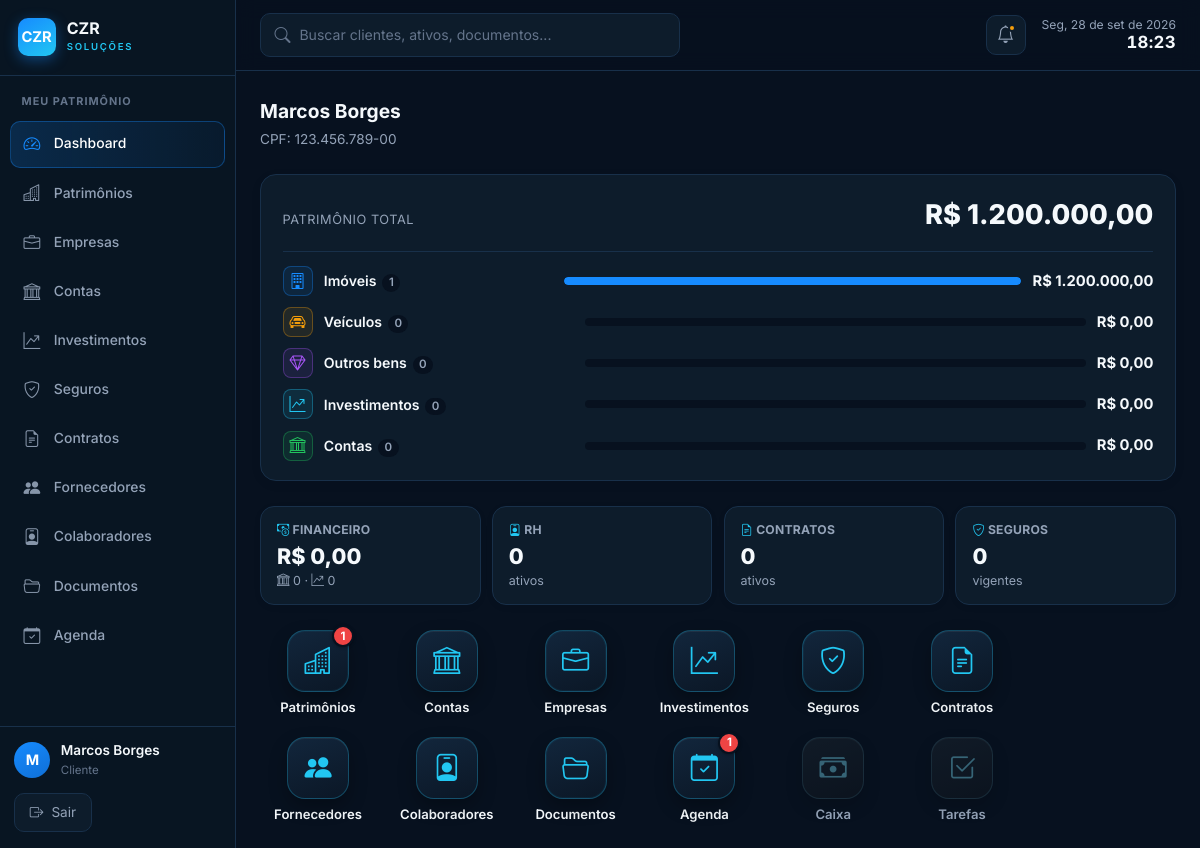
The app's page /dashboard (signed in) with its own data.
### tables this page shows
CREATE TABLE IF NOT EXISTS clientes (
  id              INT AUTO_INCREMENT PRIMARY KEY,
  usuario_id      INT NULL,                           
  tipo_pessoa     ENUM('PF','PJ') NOT NULL DEFAULT 'PF',
  nome            VARCHAR(200) NOT NULL,              
  nome_completo   VARCHAR(200) NULL,                  
  apelido         VARCHAR(80)  NULL,
  cpf_cnpj        VARCHAR(18)  NOT NULL,
  rg              VARCHAR(20)  NULL,
  rg_orgao        VARCHAR(30)  NULL,
  rg_uf           VARCHAR(2)   NULL,
  data_nascimento DATE         NULL,
  naturalidade    VARCHAR(80)  NULL,
  nacionalidade   VARCHAR(60)  NULL DEFAULT 'Brasileira',
  estado_civil    ENUM('solteiro','casado','divorciado','viuvo','uniao_estavel','separado') NULL,
  regime_bens     ENUM('comunhao_parcial','comunhao_universal','separacao_total','participacao_final','nao_aplicavel') NULL,
  profissao       VARCHAR(80)  NULL,
  tipo_sanguineo  ENUM('A+','A-','B+','B-','AB+','AB-','O+','O-') NULL,
  nome_pai        VARCHAR(200) NULL,
  nome_mae        VARCHAR(200) NULL,
  cep             VARCHAR(9)   NULL,                  
  logradouro      VARCHAR(200) NULL,
  numero          VARCHAR(20)  NULL,
  complemento     VARCHAR(100) NULL,
  bairro          VARCHAR(100) NULL,
  cidade          VARCHAR(100) NULL,
  uf              VARCHAR(2)   NULL,
  email           VARCHAR(150) NULL,                  
  telefone        VARCHAR(20)  NULL,                  
  tem_testamento  TINYINT(1) NOT NULL DEFAULT 0,
  testamento_obs  TEXT         NULL,
  observacoes     TEXT         NULL,
  ativo           TINYINT(1) NOT NULL DEFAULT 1,
  criado_em       DATETIME NOT NULL DEFAULT CURRENT_TIMESTAMP,
  FOREIGN KEY (usuario_id) REFERENCES usuarios(id) ON DELETE SET NULL
);

### app/Views/dashboard/index.php (the view, shortened to what the rows shown need)
<?php
require APP_ROOT . '/includes/header.php';
$qtd_imoveis = $pat['imoveis_qtd'] ?? 0;
$total_pat   = (float) ($pat['total'] ?? 0);
$linhas = [
    ['Imóveis',       'bi-building',        $pat['imoveis_valor']  ?? 0, $pat['imoveis_qtd']  ?? 0, '#168BFF'],
    ['Veículos',      'bi-car-front',       $pat['veiculos_valor'] ?? 0, $pat['veiculos_qtd'] ?? 0, '#F59E0B'],
    ['Outros bens',   'bi-gem',             $pat['outros_valor']   ?? 0, $pat['outros_qtd']   ?? 0, '#A855F7'],
    ['Investimentos', 'bi-graph-up-arrow',  $pat['invest_valor']   ?? 0, $pat['invest_qtd']   ?? 0, '#22C7F2'],
    ['Contas',        'bi-bank',            $pat['contas_saldo']   ?? 0, $pat['contas_qtd']   ?? 0, '#22C55E'],
];
?>
<div class="container">
  <?php if (!$cli): ?>
  <div class="card">
    <p style="color:var(--cor-secundario);text-align:center;padding:2rem">
      Nenhum cliente selecionado.
      <?php if (($usuario['nivel'] ?? '') === 'admin'): ?>
        Vá para <a href="<?= base_url('gestao-geral') ?>">Gestão Geral</a> e escolha um cliente.
      <?php endif; ?>
    </p>
  </div>
  <?php else: ?>
  <div class="db-cabecalho">
    <h2 class="db-cli-nome"><?= h($cli['nome']) ?></h2>
    <div class="db-cli-doc"><?= h($cli['tipo_pessoa'] === 'PF' ? 'CPF: ' : 'CNPJ: ') . h($cli['cpf_cnpj']) ?></div>
  </div>
  <div class="db-pat">
    <div class="db-pat-head">
      <span class="db-pat-l">Patrimônio total</span>
      <span class="db-pat-n"><?= moeda($total_pat) ?></span>
    </div>
    <div class="db-pat-rows">
      <?php foreach ($linhas as [$label, $icone, $valor, $qtd, $cor]):
        $pct = $total_pat > 0 ? round($valor / $total_pat * 100) : 0; ?>
      <div class="db-pat-row">
        <span class="db-pat-ico" style="background:<?= $cor ?>18;border-color:<?= $cor ?>55;color:<?= $cor ?>"><i class="bi <?= $icone ?>"></i></span>
        <span class="db-pat-cat"><?= h($label) ?> <span class="db-pat-q"><?= $qtd ?></span></span>
        <span class="db-pat-track"><span class="db-pat-fill" style="width:<?= $pct ?>%;background:<?= $cor ?>"></span></span>
        <span class="db-pat-v"><?= moeda((float)$valor) ?></span>
      </div>
      <?php endforeach; ?>
    </div>
  </div>
  <?php if (!empty($ind)): ?>
  <div class="db-kpis">
    <a class="db-kpi" href="<?= base_url('contas') ?>">
      <div class="db-kpi-top"><i class="bi bi-cash-coin"></i> Financeiro</div>
      <div class="db-kpi-n"><?= moeda((float) ($ind['financeiro']['contas_saldo'] + $ind['financeiro']['invest_valor'])) ?></div>
      <div class="db-kpi-sub"><i class="bi bi-bank"></i> <?= (int) $ind['financeiro']['contas_qtd'] ?> · <i class="bi bi-graph-up-arrow"></i> <?= (int) $ind['financeiro']['invest_qtd'] ?></div>
    </a>
    <a class="db-kpi" href="<?= base_url('colaboradores') ?>">
      <div class="db-kpi-top"><i class="bi bi-person-badge"></i> RH</div>
      <div class="db-kpi-n"><?= (int) $ind['rh']['colaboradores'] ?></div>
      <div class="db-kpi-sub"><?php if ($ind['rh']['ferias'] || $ind['rh']['treinamentos']): ?><i class="bi bi-umbrella"></i> <?= (int) $ind['rh']['ferias'] ?> · <i class="bi bi-mortarboard"></i> <?= (int) $ind['rh']['treinamentos'] ?><?php else: ?>ativos<?php endif; ?></div>
    </a>
    <a class="db-kpi" href="<?= base_url('contratos') ?>">
      <div class="db-kpi-top"><i class="bi bi-file-earmark-text"></i> Contratos</div>
      <div class="db-kpi-n"><?= (int) $ind['contratos']['ativos'] ?></div>
      <div class="db-kpi-sub<?= $ind['contratos']['vencendo'] ? ' db-kpi-warn' : '' ?>"><?= $ind['contratos']['vencendo'] ? '<i class="bi bi-clock"></i> ' . (int) $ind['contratos']['vencendo'] . ' vencendo' : 'ativos' ?></div>
    </a>
    <a class="db-kpi" href="<?= base_url('seguros') ?>">
      <div class="db-kpi-top"><i class="bi bi-shield-check"></i> Seguros</div>
      <div class="db-kpi-n"><?= (int) $ind['seguros']['vigentes'] ?></div>
      <div class="db-kpi-sub<?= $ind['seguros']['vencendo'] ? ' db-kpi-warn' : '' ?>"><?= $ind['seguros']['vencendo'] ? '<i class="bi bi-clock"></i> ' . (int) $ind['seguros']['vencendo'] . ' vencendo' : 'vigentes' ?></div>
    </a>
  </div>
  <?php endif; ?>
  <div class="app-grid">
    <a href="<?= base_url('patrimonio') ?>" class="app-icon">
      <span class="app-icon-tile app-tile-azul">
        <i class="bi bi-buildings"></i>
        <?php if ($qtd_imoveis > 0): ?><span class="app-icon-badge"><?= $qtd_imoveis ?></span><?php endif; ?>
      </span>
      <span class="app-icon-label">Patrimônios</span>
    </a>
    <a href="<?= base_url('contas') ?>" class="app-icon">
      <span class="app-icon-tile app-tile-verde">
        <i class="bi bi-bank"></i>
      </span>
      <span class="app-icon-label">Contas</span>
    </a>
    <a href="<?= base_url('empresas') ?>" class="app-icon">
      <span class="app-icon-tile app-tile-azul">
        <i class="bi bi-briefcase"></i>
      </span>
      <span class="app-icon-label">Empresas</span>
    </a>
    <a href="<?= base_url('investimentos') ?>" class="app-icon">
      <span class="app-icon-tile app-tile-verde">
        <i class="bi bi-graph-up-arrow"></i>
      </span>
      <span class="app-icon-label">Investimentos</span>
    </a>
    <a href="<?= base_url('seguros') ?>" class="app-icon">
      <span class="app-icon-tile app-tile-azul">
        <i class="bi bi-shield-check"></i>
      </span>
      <span class="app-icon-label">Seguros</span>
    </a>
    <a href="<?= base_url('contratos') ?>" class="app-icon">
      <span class="app-icon-tile app-tile-roxo">
        <i class="bi bi-file-earmark-text"></i>
      </span>
      <span class="app-icon-label">Contratos</span>
    </a>
    <a href="<?= base_url('fornecedores') ?>" class="app-icon">
      <span class="app-icon-tile app-tile-laranja">
        <i class="bi bi-people-fill"></i>
      </span>
      <span class="app-icon-label">Fornecedores</span>
    </a>
    <a href="<?= base_url('colaboradores') ?>" class="app-icon">
      <span class="app-icon-tile app-tile-laranja">
        <i class="bi bi-person-badge"></i>
      </span>
      <span class="app-icon-label">Colaboradores</span>
    </a>
    <a href="<?= base_url('documentos') ?>" class="app-icon">
      <span class="app-icon-tile app-tile-azul">
        <i class="bi bi-folder2-open"></i>
      </span>
      <span class="app-icon-label">Documentos</span>
    </a>
    <?php $ag_urg = $alertas['urgentes'] ?? 0; ?>
    <a href="<?= base_url('agenda') ?>" class="app-icon">
      <span class="app-icon-tile app-tile-laranja">
        <i class="bi bi-calendar-check"></i>
        <?php if ($ag_urg > 0): ?><span class="app-icon-badge"><?= $ag_urg ?></span><?php endif; ?>
      </span>
      <span class="app-icon-label">Agenda</span>
    </a>
    <span class="app-icon app-icon-off">
      <span class="app-icon-tile app-tile-verde"><i class="bi bi-cash-stack"></i></span>
      <span class="app-icon-label">Caixa</span>
    </span>
    <span class="app-icon app-icon-off">
      <span class="app-icon-tile app-tile-laranja"><i class="bi bi-check2-square"></i></span>
      <span class="app-icon-label">Tarefas</span>
    </span>
  </div>
  <?php endif; ?>
</div>
<?php require APP_ROOT . '/includes/footer.php'; ?>

### includes/header.php (shortened to what the rows shown need)
<?php
require_once __DIR__ . '/db.php';
require_once __DIR__ . '/auth.php';
require_once __DIR__ . '/functions.php';
$usuario = usuario_logado();
$cliente_sel = cliente_selecionado();
?>
<!DOCTYPE html>
<html lang="pt-BR">
<head>
  <link rel="stylesheet" href="https://cdn.jsdelivr.net/npm/bootstrap-icons@1.11.3/font/bootstrap-icons.min.css">
  <?php
    $css_dir = __DIR__ . '/../assets/css/';
    $css_layers = ['tokens.css', 'layout.css', 'style.css', 'paginas.css'];
    foreach ($css_layers as $layer):
      $ver = @filemtime($css_dir . $layer) ?: time();
  ?>
  <link rel="stylesheet" href="<?= base_url('assets/css/' . $layer) ?>?v=<?= $ver ?>">
  <?php endforeach; ?>
</head>
<body>
<?php
if ($usuario):
  $rota_atual = trim($_GET['url'] ?? '', '/');
  $eh_admin   = $usuario['nivel'] === 'admin';
  $dias_semana = ['Dom', 'Seg', 'Ter', 'Qua', 'Qui', 'Sex', 'Sáb'];
  $meses_abrev = ['jan', 'fev', 'mar', 'abr', 'mai', 'jun', 'jul', 'ago', 'set', 'out', 'nov', 'dez'];
  $ts = time();
  $data_fmt = $dias_semana[(int)date('w', $ts)] . ', ' . date('d', $ts)
            . ' de ' . $meses_abrev[(int)date('n', $ts) - 1] . ' de ' . date('Y', $ts);
  $hora_fmt = date('H:i', $ts);
  $inicial = function_exists('mb_substr')
    ? mb_strtoupper(mb_substr($usuario['nome'], 0, 1))
    : strtoupper(substr($usuario['nome'], 0, 1));
?>
<header class="topo">
  <label class="topo-busca">
    <i class="bi bi-search"></i>
    <input type="search" placeholder="Buscar clientes, ativos, documentos..." aria-label="Buscar">
  </label>
  <div class="topo-dir">
    <button type="button" class="topo-icone" aria-label="Notificações" title="Notificações">
      <i class="bi bi-bell"></i><span class="ponto ambar"></span>
    </button>
    <div class="topo-data">
      <div class="d"><?= h($data_fmt) ?></div>
      <div class="t" id="relogio"><?= h($hora_fmt) ?></div>
    </div>
  </div>
</header>
<aside class="menu-lateral" id="menu-lateral" aria-hidden="true">
  <div class="menu-lateral-topo">
    <div class="marca-cz">
      <div class="marca-cz-mark">CZR</div>
      <div>
        <div class="marca-cz-nome">CZR</div>
        <div class="marca-cz-sub">Soluções</div>
      </div>
    </div>
  </div>
  <nav class="menu-nav">
    <?php
    $itens_cliente = [
      ['dashboard',  'Dashboard',   'bi-speedometer2', true],
      ['patrimonio', 'Patrimônios', 'bi-buildings',    true],
      ['empresas',   'Empresas',    'bi-briefcase',    true],
      ['contas',     'Contas',      'bi-bank',         true],
      ['investimentos','Investimentos','bi-graph-up-arrow', true],
      ['seguros',    'Seguros',     'bi-shield-check', true],
      ['contratos',  'Contratos',   'bi-file-earmark-text', true],
      ['fornecedores','Fornecedores','bi-people-fill',  true],
      ['colaboradores','Colaboradores','bi-person-badge', true],
      ['documentos',  'Documentos',  'bi-folder2-open', true],
    ];
    if ($eh_admin) {
      $grupos = [
        ['Gestão', [
          ['gestao-geral', 'Gestão Geral', 'bi-columns-gap',    true],
          ['clientes',     'Clientes',     'bi-people',         true],
          ['agenda',       'Agenda',       'bi-calendar-check', true],
        ], false],
        [($cliente_sel['nome'] ?? 'Cliente'), $itens_cliente, true],
      ];
    } else {
      $grupos = [
        ['Meu patrimônio', array_merge($itens_cliente, [
          ['agenda', 'Agenda', 'bi-calendar-check', true],
        ]), false],
      ];
    }
    foreach ($grupos as [$titulo, $itens, $precisa_cliente]):
    ?>
      <div class="menu-grupo-tit"><?= h($titulo) ?></div>
      <?php foreach ($itens as [$rota, $rotulo, $icone, $mostrar]):
        $ativo = ($rota_atual === $rota || str_starts_with($rota_atual, $rota . '/')) ? ' ativo' : '';
        if ($precisa_cliente && !$cliente_sel):
      ?>
        <button type="button" class="menu-item js-abre-clientes" data-next="<?= h($rota) ?>">
          <i class="bi <?= $icone ?>"></i><span><?= h($rotulo) ?></span>
        </button>
      <?php else: ?>
        <a class="menu-item<?= $ativo ?>" href="<?= base_url($rota) ?>">
          <i class="bi <?= $icone ?>"></i><span><?= h($rotulo) ?></span>
        </a>
      <?php endif; ?>
      <?php endforeach; ?>
    <?php endforeach; ?>
  </nav>
  <div class="menu-lateral-rodape">
    <div class="menu-user">
      <div class="menu-user-avatar"><?= h($inicial) ?></div>
      <div>
        <div class="menu-user-nome"><?= h($usuario['nome']) ?></div>
        <div class="menu-user-nivel"><?= $eh_admin ? 'Administrador' : 'Cliente' ?></div>
      </div>
    </div>
    <a class="menu-sair" href="<?= base_url('logout') ?>">
      <i class="bi bi-box-arrow-right"></i> Sair
    </a>
  </div>
</aside>
<?php endif; ?>

### records on screen
clientes: nome "M", nome "Marcos Borges", tipo_pessoa "CPF:", cpf_cnpj "123.456.789-00"

### other values on screen
$titulo "MEU PATRIMÔNIO"
$rotulo "Dashboard"
$rotulo "Patrimônios"
$rotulo "Empresas"
$rotulo "Contas"
$rotulo "Investimentos"
$rotulo "Seguros"
$rotulo "Contratos"
$rotulo "Fornecedores"
$rotulo "Colaboradores"
$rotulo "Documentos"
$rotulo "Agenda"
moeda($total_pat) "R$ 1.200.000,00"
$label "Imóveis"
$qtd "1"
